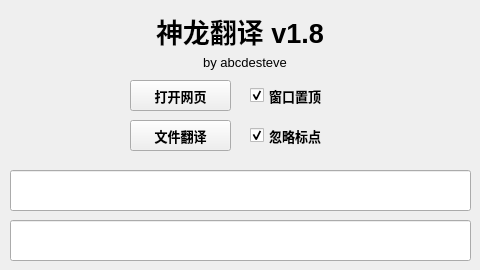
<?xml version="1.0" encoding="UTF-8"?>
<ui version="4.0">
 <class>gui</class>
 <widget class="QMainWindow" name="gui">
  <property name="geometry">
   <rect>
    <x>0</x>
    <y>0</y>
    <width>480</width>
    <height>270</height>
   </rect>
  </property>
  <property name="minimumSize">
   <size>
    <width>480</width>
    <height>270</height>
   </size>
  </property>
  <property name="maximumSize">
   <size>
    <width>480</width>
    <height>270</height>
   </size>
  </property>
  <property name="windowTitle">
   <string>神龙翻译 v1.8</string>
  </property>
  <widget class="QWidget" name="centralwidget">
   <widget class="QLabel" name="name_label">
    <property name="geometry">
     <rect>
      <x>170</x>
      <y>50</y>
      <width>150</width>
      <height>25</height>
     </rect>
    </property>
    <property name="minimumSize">
     <size>
      <width>150</width>
      <height>25</height>
     </size>
    </property>
    <property name="font">
     <font>
      <pointsize>10</pointsize>
     </font>
    </property>
    <property name="autoFillBackground">
     <bool>true</bool>
    </property>
    <property name="text">
     <string>by abcdesteve</string>
    </property>
    <property name="alignment">
     <set>Qt::AlignCenter</set>
    </property>
   </widget>
   <widget class="QLabel" name="title_label">
    <property name="geometry">
     <rect>
      <x>40</x>
      <y>10</y>
      <width>400</width>
      <height>41</height>
     </rect>
    </property>
    <property name="minimumSize">
     <size>
      <width>400</width>
      <height>0</height>
     </size>
    </property>
    <property name="baseSize">
     <size>
      <width>100</width>
      <height>0</height>
     </size>
    </property>
    <property name="font">
     <font>
      <pointsize>20</pointsize>
      <bold>true</bold>
     </font>
    </property>
    <property name="autoFillBackground">
     <bool>true</bool>
    </property>
    <property name="text">
     <string>神龙翻译 v1.8</string>
    </property>
    <property name="alignment">
     <set>Qt::AlignCenter</set>
    </property>
   </widget>
   <widget class="QLineEdit" name="input">
    <property name="geometry">
     <rect>
      <x>10</x>
      <y>170</y>
      <width>461</width>
      <height>41</height>
     </rect>
    </property>
    <property name="font">
     <font>
      <pointsize>15</pointsize>
     </font>
    </property>
    <property name="toolTip">
     <string>输入要翻译的内容</string>
    </property>
    <property name="alignment">
     <set>Qt::AlignCenter</set>
    </property>
    <property name="clearButtonEnabled">
     <bool>true</bool>
    </property>
   </widget>
   <widget class="QCheckBox" name="topmost">
    <property name="geometry">
     <rect>
      <x>250</x>
      <y>80</y>
      <width>101</width>
      <height>31</height>
     </rect>
    </property>
    <property name="font">
     <font>
      <pointsize>10</pointsize>
      <bold>true</bold>
     </font>
    </property>
    <property name="text">
     <string>窗口置顶</string>
    </property>
    <property name="checked">
     <bool>true</bool>
    </property>
   </widget>
   <widget class="QPushButton" name="file_select">
    <property name="geometry">
     <rect>
      <x>130</x>
      <y>120</y>
      <width>101</width>
      <height>31</height>
     </rect>
    </property>
    <property name="font">
     <font>
      <pointsize>10</pointsize>
      <bold>true</bold>
     </font>
    </property>
    <property name="text">
     <string>文件翻译</string>
    </property>
   </widget>
   <widget class="QLineEdit" name="output">
    <property name="geometry">
     <rect>
      <x>10</x>
      <y>220</y>
      <width>461</width>
      <height>41</height>
     </rect>
    </property>
    <property name="font">
     <font>
      <pointsize>15</pointsize>
      <bold>true</bold>
     </font>
    </property>
    <property name="toolTip">
     <string>翻译结果</string>
    </property>
    <property name="alignment">
     <set>Qt::AlignCenter</set>
    </property>
    <property name="clearButtonEnabled">
     <bool>true</bool>
    </property>
   </widget>
   <widget class="QCheckBox" name="hide_char">
    <property name="geometry">
     <rect>
      <x>250</x>
      <y>120</y>
      <width>101</width>
      <height>31</height>
     </rect>
    </property>
    <property name="font">
     <font>
      <pointsize>10</pointsize>
      <bold>true</bold>
     </font>
    </property>
    <property name="text">
     <string>忽略标点</string>
    </property>
    <property name="checked">
     <bool>true</bool>
    </property>
   </widget>
   <widget class="QPushButton" name="web">
    <property name="geometry">
     <rect>
      <x>130</x>
      <y>80</y>
      <width>101</width>
      <height>31</height>
     </rect>
    </property>
    <property name="font">
     <font>
      <pointsize>10</pointsize>
      <bold>true</bold>
     </font>
    </property>
    <property name="text">
     <string>打开网页</string>
    </property>
   </widget>
   <zorder>name_label</zorder>
   <zorder>title_label</zorder>
   <zorder>output</zorder>
   <zorder>input</zorder>
   <zorder>hide_char</zorder>
   <zorder>file_select</zorder>
   <zorder>topmost</zorder>
   <zorder>web</zorder>
  </widget>
 </widget>
 <resources/>
 <connections/>
</ui>
